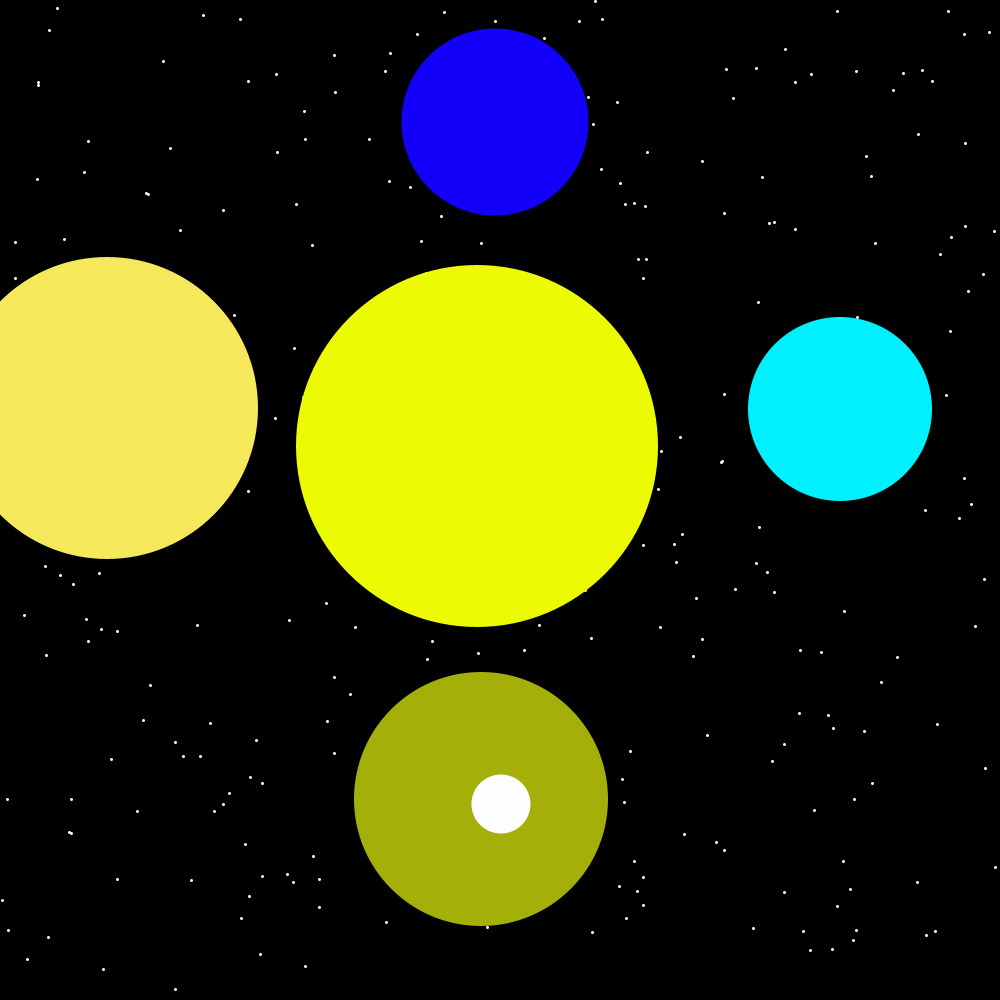
Frame 1 (no input)
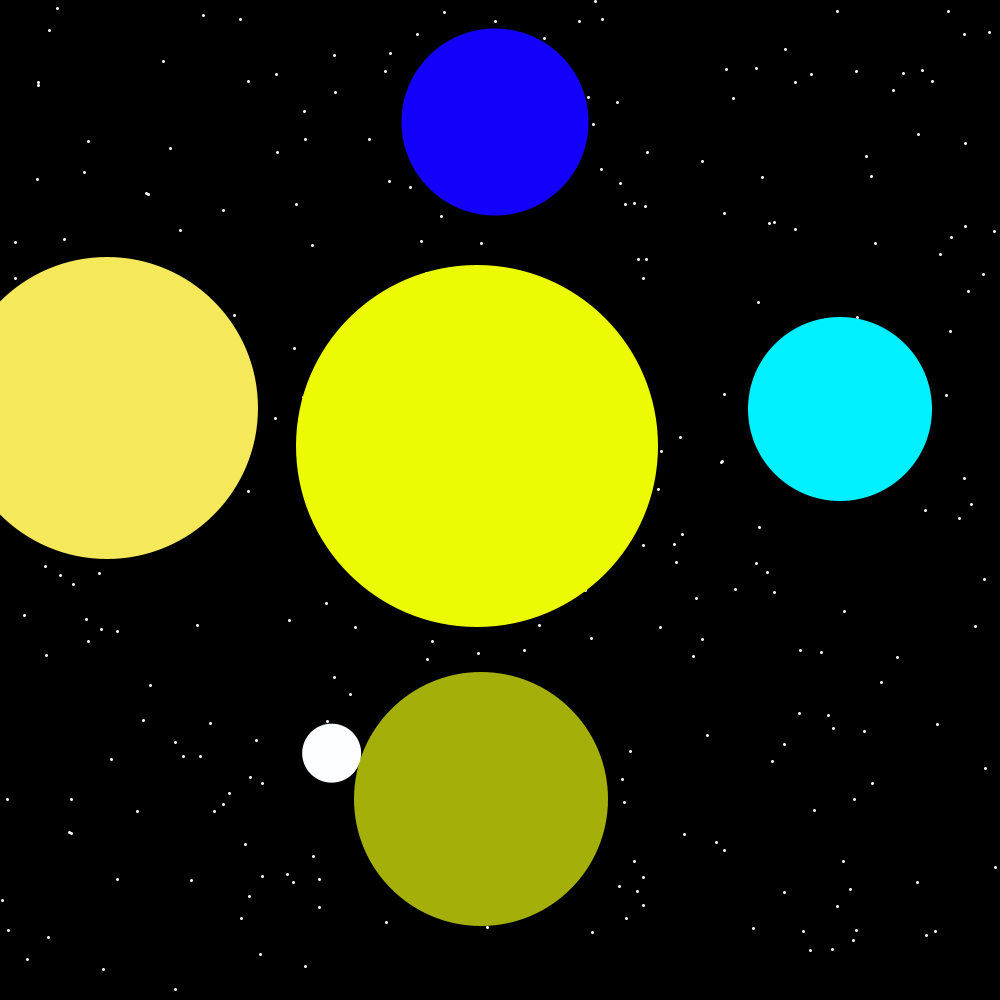
Frame 60 (the mouse pressed at the canvas centre just before this capture)
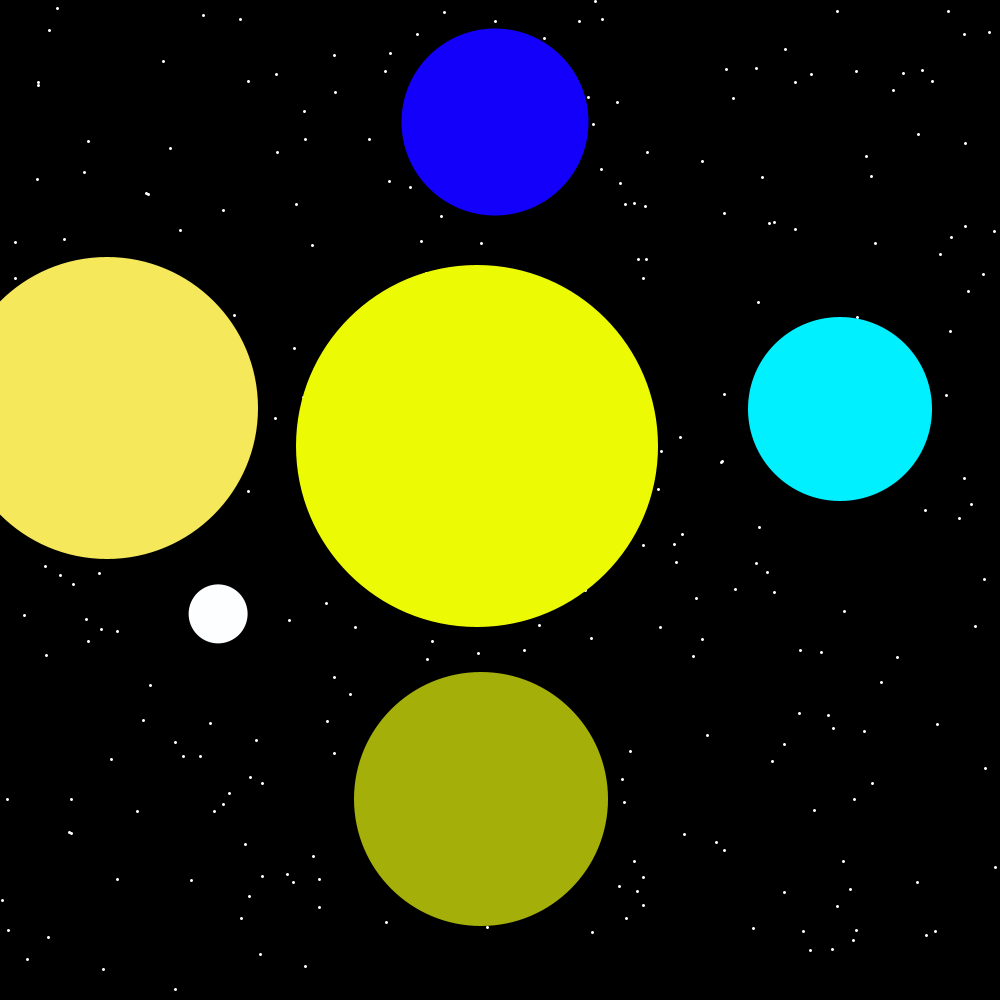
Frame 120 (the mouse held since frame 60 and released just before this capture)

The Processing sketch that drew these frames (run headless with seeded random() and noise(); from frame 60 on, the mouse is pressed at the canvas centre):

// Processing sketch: ASG3_2_the_clock_piece
// ── ASG3_2_the_clock_piece.pde
int s = second();
int h = hour();
int m = minute();

PVector [] stars = new PVector[300];
void setup() {
  size(1000, 1000);
  for(int i = 0; i < stars.length; i++){
    stars[i] = new PVector (random(width),random(height));
  }
}
void draw() {
  background(0);
  stroke(255);
  strokeWeight(3);
  for(int i = 0; i < stars.length; i++){
    point(stars[i].x,stars[i].y);
    
  }
  //sun
  noStroke();
  fill(236, 251, 4);
  circle(477, 446, 362);
  //neptune
  fill(18, 0, 251);
  circle(495, 122, 187);
  // uranus
  fill(0, 240, 255);
  circle(840, 409, 184);
  //saturn
  fill(165, 175, 10);
  circle(481, 799, 254);
  //jupiter
  fill(245, 232, 90);
  circle(107, 408, 302);
  //moon
  translate(width*0.5, height*0.5);
  rotate(frameCount*0.01);
  fill(252, 254, 255);
  
  circle(h,304,m);
  println(h,m,s);
}
